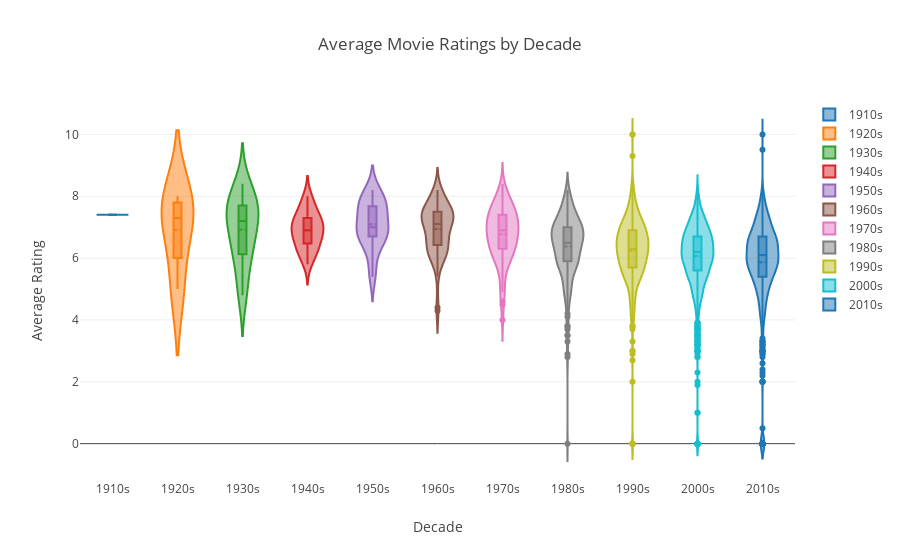

Write notebook code for a chart like this one.
### Markdown cell above
下图展示了不同年代影评的情况。
- 20年代之后，很长一段时间没有过高分电影；直到90年代，20世纪又开始出现评价极好的电影。
- 80年代之前，评分区间也较为集中；80年代开始，随着电影产出量的增加，影片层次不齐，低分影片开始出现，平均分也有略微下降，看来人们对影片的要求也越来越高。

### Code cell
da = []
for i in range(0,len(pd.unique(df['decade']))):
    trace = {
            "type": 'violin',
            "x": df['decade'][df['decade'] == pd.unique(df['decade'])[i]],
            "y": df['vote_average'][df['decade'] == pd.unique(df['decade'])[i]],
            "name": pd.unique(df['decade'])[i],
            "box": {
                "visible": True
            },
            "meanline": {
                "visible": True
            }
        }
    da.append(trace)

        
fig = {
    "data": da,
    "layout" : {
        "title": "Average Movie Ratings by Decade",
            "xaxis" : dict(title = 'Decade', autotick=False, showticklabels=True),
            "yaxis" : dict(title = 'Average Rating')
    }
}

iplot(fig, validate = False)

### Figure 1 — Plotly figure (JSON) as saved in the notebook; plotly's stock layout.template omitted (floating-point values rounded to 4 significant figures; data arrays with more than 128 entries replaced by an {"elided": "..."} marker saying what was removed)
{"data": [{"box": {"visible": true}, "meanline": {"visible": true}, "name": "1910s", "type": "violin", "x": ["1910s"], "y": [7.4]}, {"box": {"visible": true}, "meanline": {"visible": true}, "name": "1920s", "type": "violin", "x": ["1920s", "1920s", "1920s", "1920s"], "y": [8, 7, 7.6, 5]}, {"box": {"visible": true}, "meanline": {"visible": true}, "name": "1930s", "type": "violin", "x": ["1930s", "1930s", "1930s", "1930s", "1930s", "1930s", "1930s", "1930s", "1930s", "1930s", "1930s", "1930s", "1930s", "1930s", "1930s"], "y": [6.1, 6.8, 7.4, 5.1, 4.8, 6.2, 8.4, 7.7, 7.7, 7.4, 7.2, 7.9, 6.9, 6.1, 8.1]}, {"box": {"visible": true}, "meanline": {"visible": true}, "name": "1940s", "type": "violin", "x": ["1940s", "1940s", "1940s", "1940s", "1940s", "1940s", "1940s", "1940s", "1940s", "1940s", "1940s", "1940s", "1940s", "1940s", "1940s", "1940s", "1940s", "1940s", "1940s", "1940s", "1940s", "1940s", "1940s", "1940s", "1940s"], "y": [6.8, 6.4, 7.4, 7.7, 6.8, 8, 6.5, 7.9, 7, 6.6, 7.2, 5.8, 6.2, 7.6, 6, 7, 7.3, 7.1, 6.8, 6.6, 7.3, 6.2, 6.2, 6.9, 7.2]}, {"box": {"visible": true}, "meanline": {"visible": true}, "name": "1950s", "type": "violin", "x": ["1950s", "1950s", "1950s", "1950s", "1950s", "1950s", "1950s", "1950s", "1950s", "1950s", "1950s", "1950s", "1950s", "1950s", "1950s", "1950s", "1950s", "1950s", "1950s", "1950s", "1950s", "1950s", "1950s", "1950s", "1950s", "1950s", "1950s"], "y": [6.4, 6.6, 6.8, 7.6, 7.8, 6.7, 7.4, 6.9, 7.7, 8.2, 7.6, 6.9, 7.3, 5.5, 7.2, 6.4, 7.8, 6.7, 6.9, 8, 6, 5.4, 6.9, 7, 8.2, 7.6, 8]}, {"box": {"visible": true}, "meanline": {"visible": true}, "name": "1960s", "type": "violin", "x": ["1960s", "1960s", "1960s", "1960s", "1960s", "1960s", "1960s", "1960s", "1960s", "1960s", "1960s", "1960s", "1960s", "1960s", "1960s", "1960s", "1960s", "1960s", "1960s", "1960s", "1960s", "1960s", "1960s", "1960s", "1960s", "1960s", "1960s", "1960s", "1960s", "1960s", "1960s", "1960s", "1960s", "1960s", "1960s", "1960s", "1960s", "1960s", "1960s", "1960s", "1960s", "1960s", "1960s", "1960s", "1960s", "1960s", "1960s", "1960s", "1960s", "1960s", "1960s", "1960s", "1960s", "1960s", "1960s", "1960s", "1960s", "1960s", "1960s", "1960s", "1960s", "1960s", "1960s", "1960s", "1960s", "1960s", "1960s", "1960s", "1960s", "1960s", "1960s"], "y": [7.5, 7.4, 6.5, 6.5, 7.4, 6.3, 7.3, 7, 7.2, 7, 7.3, 7.5, 7.6, 7.1, 6.2, 7.6, 7.5, 7.3, 8.2, 6.5, 6.5, 6, 7.4, 6.6, 6.2, 6.4, 8.1, 6.2, 7, 7.4, 7.4, 6.2, 6.7, 6.1, 7.4, 7.4, 6.7, 8.1, 7.8, 4.3, 8, 7.6, 6.5, 7.3, 6.1, 5.7, 6.3, 7.5, 7.2, 4.4, 5.4, 7.5, 7.1, 7, 6.1, 7.6, 6.8, 7.4, 7.3, 8, 7.6, 6.1, 6.9, 7.8, 6.1, 6.9, 7.9, 6.7, 7.2, 6, 8.1]}, {"box": {"visible": true}, "meanline": {"visible": true}, "name": "1970s", "type": "violin", "x": ["1970s", "1970s", "1970s", "1970s", "1970s", "1970s", "1970s", "1970s", "1970s", "1970s", "1970s", "1970s", "1970s", "1970s", "1970s", "1970s", "1970s", "1970s", "1970s", "1970s", "1970s", "1970s", "1970s", "1970s", "1970s", "1970s", "1970s", "1970s", "1970s", "1970s", "1970s", "1970s", "1970s", "1970s", "1970s", "1970s", "1970s", "1970s", "1970s", "1970s", "1970s", "1970s", "1970s", "1970s", "1970s", "1970s", "1970s", "1970s", "1970s", "1970s", "1970s", "1970s", "1970s", "1970s", "1970s", "1970s", "1970s", "1970s", "1970s", "1970s", "1970s", "1970s", "1970s", "1970s", "1970s", "1970s", "1970s", "1970s", "1970s", "1970s", "1970s", "1970s", "1970s", "1970s", "1970s", "1970s", "1970s", "1970s", "1970s", "1970s", "1970s", "1970s", "1970s", "1970s", "1970s", "1970s", "1970s", "1970s", "1970s", "1970s", "1970s", "1970s", "1970s", "1970s", "1970s", "1970s", "1970s", "1970s", "1970s", "1970s", "1970s", "1970s", "1970s", "1970s", "1970s", "1970s", "1970s", "1970s", "1970s"], "y": [7.2, 7, 6.7, 7.3, 5.1, 7.5, 7.2, 7.5, 7.4, 7.4, 7.6, 6.1, 7.5, 7.2, 6.9, 7.4, 7.6, 5.9, 5.5, 6.2, 7.3, 6.6, 5.4, 6.6, 8, 7.5, 6.3, 6.3, 4, 6.1, 6.9, 6.6, 6.2, 6.4, 6.3, 8.4, 7.2, 6.7, 4.9, 7.2, 7.8, 6.6, 6.3, 7.4, 7, 7.7, 7.2, 7.4, 7, 6.9, 5, 6.8, 7.9, 7, 5.9, 5.9, 7.5, 6.9, 4.9, 6.9, 7.8, 7.1, 5.8, 7, 6.6, 5.6, 7.8, 7.3, 6.3, 6.6, 7.2, 7.7, 6.5, 7.7, 6.7, 6.7, 6.7, 6.9, 7.8, 6.1, 4.5, 6.4, 7.4, 6.9, 7.9, 5.9, 5.9, 7.1, 4.6, 8, 8.2, 7.9, 7.7, 5.7, 6, 6.6, 8.1, 7.2, 6.6, 6.4, 6.4, 8.3, 6.1, 6.7, 6.4, 6.2, 6.2, 7.1, 7]}, {"box": {"visible": true}, "meanline": {"visible": true}, "name": "1980s", "type": "violin", "x": {"elided": "278 str values"}, "y": {"elided": "278 float values"}}, {"box": {"visible": true}, "meanline": {"visible": true}, "name": "1990s", "type": "violin", "x": {"elided": "778 str values"}, "y": {"elided": "778 float values"}}, {"box": {"visible": true}, "meanline": {"visible": true}, "name": "2000s", "type": "violin", "x": {"elided": "2044 str values"}, "y": {"elided": "2044 float values"}}, {"box": {"visible": true}, "meanline": {"visible": true}, "name": "2010s", "type": "violin", "x": {"elided": "1438 str values"}, "y": {"elided": "1438 float values"}}], "layout": {"title": "Average Movie Ratings by Decade", "xaxis": {"autotick": false, "showticklabels": true, "title": "Decade"}, "yaxis": {"title": "Average Rating"}}}
